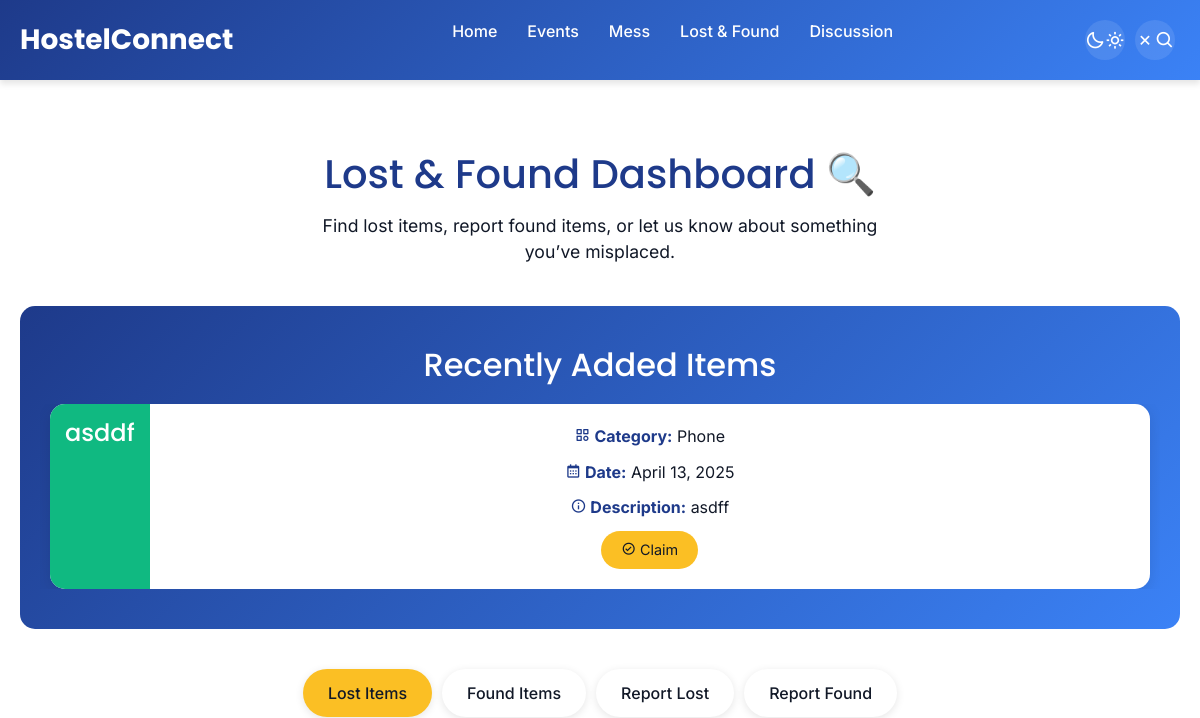
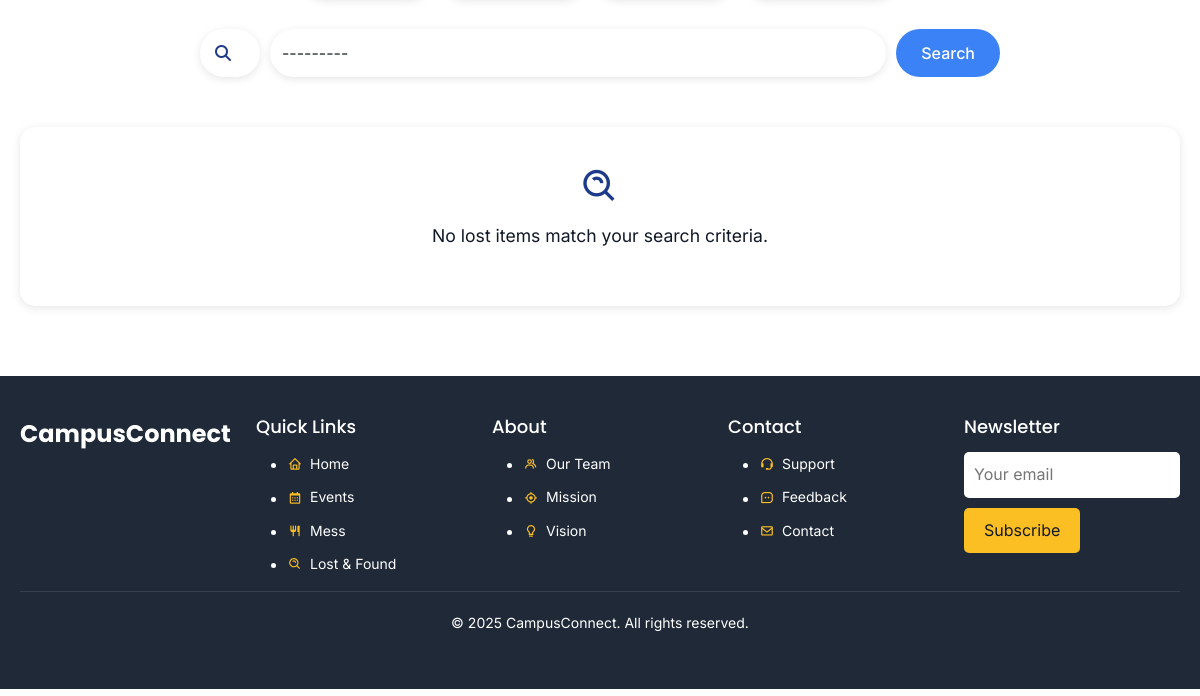
Before: /app2/lost-and-found/ (signed in) with the older database file (2 pictures, top to bottom).
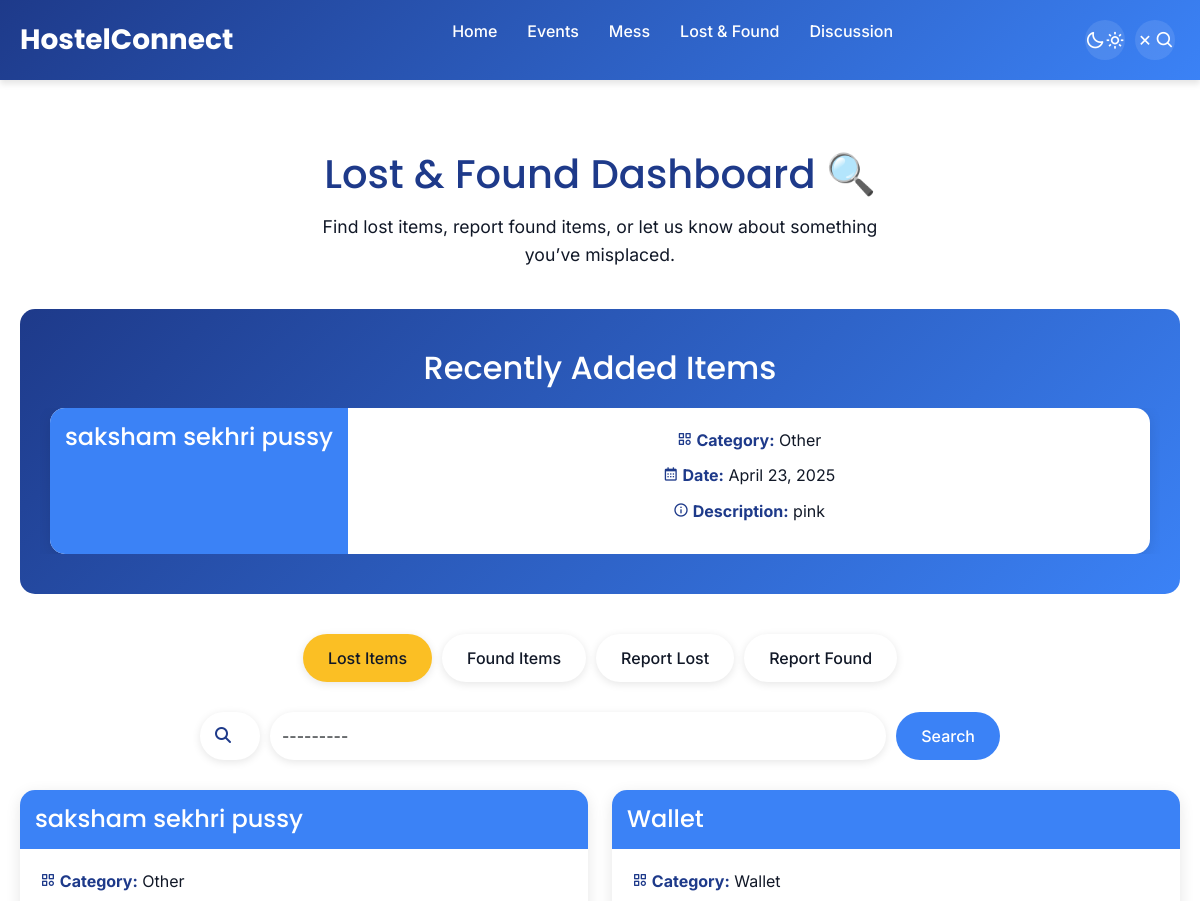
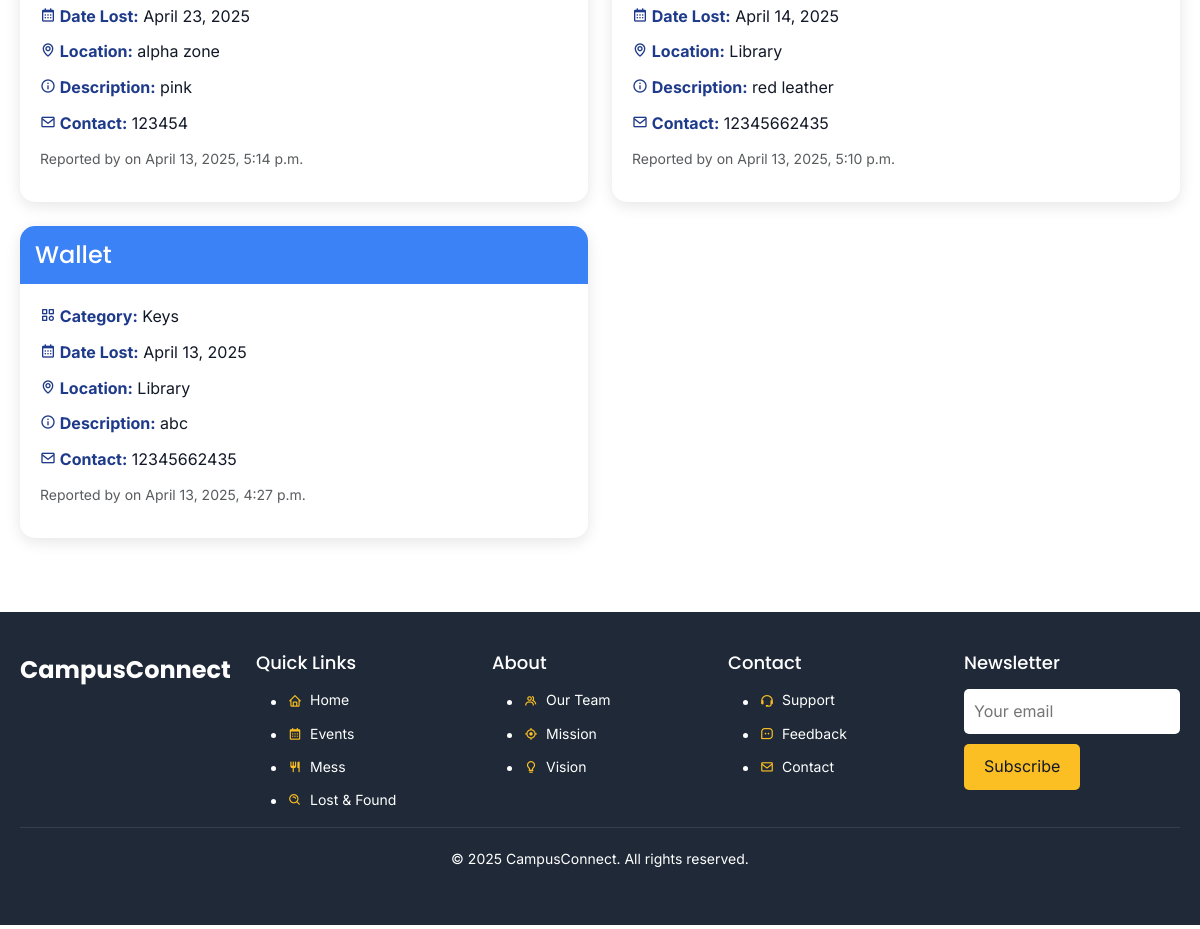
After: the same page with the newer database file (2 pictures, top to bottom).
### app2/models.py (models this page shows, shortened)
class Item(models.Model):
    CATEGORY_CHOICES = [
        ('keys', 'Keys'),
        ('phone', 'Phone'),
        ('bottle', 'Bottle'),
        ('wallet', 'Wallet'),
        ('bag', 'Bag'),
        ('documents', 'Documents'),
        ('other', 'Other'),
    ]
    title = models.CharField(max_length=200)
    description = models.TextField()
    category = models.CharField(max_length=20, choices=CATEGORY_CHOICES)
    location = models.CharField(max_length=200)
    contact_info = models.CharField(max_length=200)
    created_at = models.DateTimeField(auto_now_add=True)
    is_claimed = models.BooleanField(default=False)
    class Meta:
        abstract = True
        ordering = ['-created_at']

class FoundItem(Item):
    date_found = models.DateField()
    class Meta:
        ordering = ['-created_at']

class LostItem(Item):
    date_lost = models.DateField()
    class Meta:
        ordering = ['-created_at']

### app2/views.py (the view, shortened to what this page needs)
# urls.py: path('lost-and-found/', views.lost_and_found_dashboard, name='lost_and_found_dashboard'),
@login_required
def lost_and_found_dashboard(request):
    query_lost = request.GET.get('q_lost', '')
    category_lost = request.GET.get('category_lost', '')
    lost_items = LostItem.objects.all()
    if query_lost:
        lost_items = lost_items.filter(Q(title__icontains=query_lost) | Q(description__icontains=query_lost))
    if category_lost:
        lost_items = lost_items.filter(category=category_lost)
    query_found = request.GET.get('q_found', '')
    category_found = request.GET.get('category_found', '')
    found_items = FoundItem.objects.all()
    if query_found:
        found_items = found_items.filter(Q(title__icontains=query_found) | Q(description__icontains=query_found))
    if category_found:
        found_items = found_items.filter(category=category_found)
    recent_items = sorted(
        list(chain(
            LostItem.objects.order_by('-created_at')[:3].annotate(type=Value('lost', output_field=CharField())),
            FoundItem.objects.order_by('-created_at')[:3].annotate(type=Value('found', output_field=CharField()))
        )),
        key=lambda x: x.created_at,
        reverse=True
    )[:3]
    lost_form = LostItemForm(request.POST if 'report_lost' in request.POST else None)
    found_form = FoundItemForm(request.POST if 'report_found' in request.POST else None)
    return render(request, 'lost_and_found_dashboard.html', {
        'lost_items': lost_items,
        'found_items': found_items,
        'recent_items': recent_items,
        'lost_form': lost_form,
        'found_form': found_form,
        'query_lost': query_lost,
        'query_found': query_found,
        'category_lost': category_lost,
        'category_found': category_found,
    })

### app2/forms.py
class LostItemForm(forms.ModelForm):
    class Meta:
        model = LostItem
        fields = ['title', 'description', 'category', 'date_lost', 'location', 'contact_info']
        widgets = {
            'title': forms.TextInput(attrs={'placeholder': 'e.g., Lost Wallet', 'class': 'form-control'}),
            'description': forms.Textarea(attrs={'rows': 4, 'placeholder': 'Describe the item...', 'class': 'form-control'}),
            'category': forms.Select(attrs={'class': 'form-select'}),
            'date_lost': forms.DateInput(attrs={'type': 'date', 'class': 'form-control'}),
            'location': forms.TextInput(attrs={'placeholder': 'e.g., Library', 'class': 'form-control'}),
            'contact_info': forms.TextInput(attrs={'placeholder': 'e.g., email@example.com', 'class': 'form-control'}),
        }

### app2/templates/lost_and_found_dashboard.html (shortened to what the changed rows need)
{% extends 'base.html' %}
{% block content %}
<link href="https://cdn.jsdelivr.net/npm/bootstrap@5.3.3/dist/css/bootstrap.min.css" rel="stylesheet">
<div class="container fade-in">
  <header class="dashboard-header">
    <h1>Lost & Found Dashboard 🔍</h1>
  </header>
  <section class="featured-section fade-in">
    <h2>Recently Added Items</h2>
    <div id="featuredCarousel" class="carousel slide" data-bs-ride="carousel">
      <div class="carousel-inner">
        {% for item in recent_items|slice:":3" %}
        <div class="carousel-item {% if forloop.first %}active{% endif %}">
          <div class="item-card {{ item.type }} d-flex justify-content-center">
            <div class="card-header">
              <h5 class="card-title">{{ item.title }}</h5>
            </div>
            <div class="card-body">
              <p class="card-text"><strong><i class='bx bx-category'></i> Category:</strong> {{ item.get_category_display }}</p>
              <p class="card-text"><strong><i class='bx bx-calendar'></i> Date:</strong>
                {% if item.type == 'lost' %}
                  {{ item.date_lost }}
                {% elif item.type == 'found' %}
                  {{ item.date_found }}
                {% endif %}
              </p>
              <p class="card-text"><strong><i class='bx bx-info-circle'></i> Description:</strong> {{ item.description|truncatewords:10 }}</p>
              {% if item.type == 'found' and not item.is_claimed %}
              <a href="{% url 'claim_item' item.id %}" class="btn"><i class='bx bx-check-circle'></i> Claim</a>
              {% endif %}
            </div>
          </div>
        </div>
        {% empty %}
        <div class="carousel-item active">
          <div class="empty-state">
            <p>No recent items available.</p>
          </div>
        </div>
        {% endfor %}
      </div>
    </div>
  </section>
  <div id="lost-items" class="tab-content active slide-in">
    <div class="row">
      {% for item in lost_items %}
      <div class="col-md-6 mb-4 fade-in">
        <div class="item-card lost">
          <div class="card-header">
            <h5 class="card-title">{{ item.title }}</h5>
          </div>
          <div class="card-body">
            <p class="card-text"><strong><i class='bx bx-category'></i> Category:</strong> {{ item.get_category_display }}</p>
            <p class="card-text"><strong><i class='bx bx-calendar'></i> Date Lost:</strong> {{ item.date_lost }}</p>
            <p class="card-text"><strong><i class='bx bx-map'></i> Location:</strong> {{ item.location }}</p>
            <p class="card-text"><strong><i class='bx bx-info-circle'></i> Description:</strong> {{ item.description }}</p>
            <p class="card-text"><strong><i class='bx bx-envelope'></i> Contact:</strong> {{ item.contact_info }}</p>
            <p class="card-text"><small class="text-muted">Reported by {{ item.user.username }} on {{ item.created_at }}</small></p>
          </div>
        </div>
      </div>
      {% empty %}
      <div class="col-12">
        <div class="empty-state fade-in">
          <i class='bx bx-search-alt'></i>
          <p>No lost items match your search criteria.</p>
        </div>
      </div>
      {% endfor %}
    </div>
  </div>
</div>
{% endblock %}

Changed rows visible on the page:
no longer on this page (row unchanged): FoundItem: title "asddf", category "Phone", date_found "April 13, 2025", description "asdff", is_claimed False (drawn)
added LostItem: title "saksham sekhri pussy", category "Other", date_lost "April 23, 2025", description "pink", location "alpha zone", contact_info "123454", created_at "April 13, 2025, 5:14 p.m."
added LostItem: title "Wallet", category "Wallet", date_lost "April 14, 2025", location "Library", description "red leather", contact_info "12345662435", created_at "April 13, 2025, 5:10 p.m."
added LostItem: title "Wallet", category "Keys", date_lost "April 13, 2025", location "Library", description "abc", contact_info "12345662435", created_at "April 13, 2025, 4:27 p.m."
Other visible differences:
text no longer shown: "No lost items match your search criteria."
